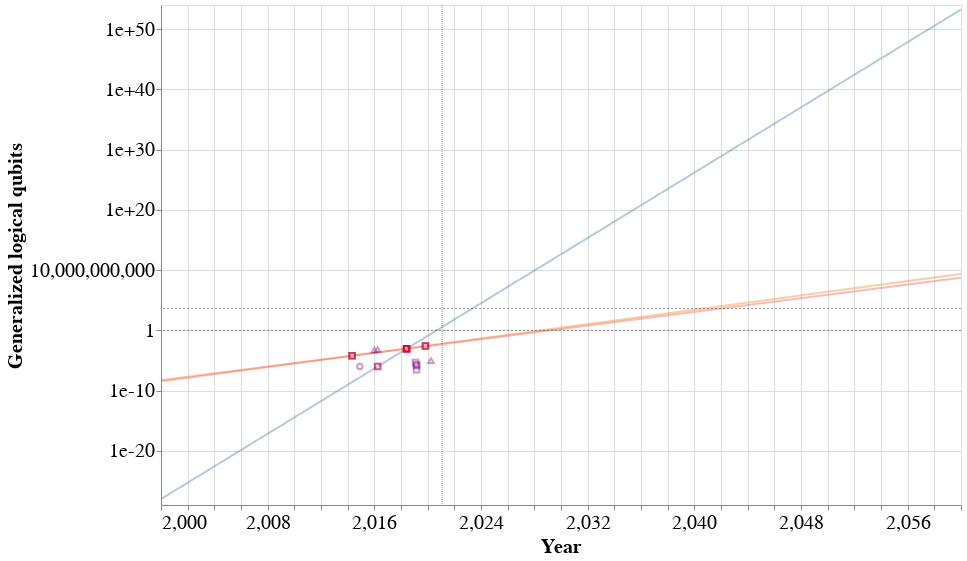

Notebook code cell kept with this figure:
### Code cell
#@markdown Visualize extrapolation
target = "Generalized logical qubits" #@param ["Physical qubits", "Average two-qubit gate error rate", "Generalized logical qubits"]
domain_map = {
    "Generalized logical qubits" : [1E-07, 1e6],
    "Average two-qubit gate error rate" : [1e-6, 1],
    "Physical qubits" : [1,1e8],
}

###########################################################
# PREPARE THE DATA WE NEED
predictions_df_hat = predictions_df[predictions_df['variable'] == target]

data_labels_df_hat = data_labels_df[data_labels_df['Metric'] == target]
df_data = pd.melt(data_labels_df_hat, 
                  id_vars=['Year', 'Model', 'Source', 'Technology', 'Metric'], 
                  value_vars=[target])

##########################################################################
# DATA VISUALIZATION
alt.data_transformers.disable_max_rows()

# plot trajectories
predictions_alt = alt.Chart(predictions_df_hat).transform_filter(
    alt.FieldGTPredicate(field='value', gt=0.)
  ).mark_line().encode(
      x="Year",
      y = alt.Y('value', 
                scale=alt.Scale(type='log'), 
                title=target),
      color=alt.Color("Model", legend=None),
  )

# Create a selection that chooses the nearest point & selects based on x-value
nearest = alt.selection(type='single', nearest=True, on='mouseover',
                        fields=['Year'], empty='none')

# Transparent selectors across the chart. This is what tells us
# the x-value of the cursor
selectors = alt.Chart(predictions_df_hat).mark_point().encode(
    x='Year:Q',
    opacity=alt.value(0),
).add_selection(
    nearest
)

# Draw points on the line, and highlight based on selection
points = predictions_alt.mark_point().encode(
    opacity=alt.condition(nearest, alt.value(1), alt.value(0))
)

# Draw text labels near the points, and highlight based on selection
text = predictions_alt.mark_text(align='left', dx=5, dy=-5).encode(
    text=alt.condition(nearest, 'value:Q', alt.value(' '))
)

# Draw a rule at the location of the selection
rules = alt.Chart(predictions_df_hat).mark_rule(color='gray').encode(
    x='Year:Q',
).transform_filter(
    nearest
)

# Plot data horizon
data_horizon_df = pd.DataFrame([{"Year": th.year + th.month/12} for th in data_horizon[1:]])
data_horizon_alt = alt.Chart(data_horizon_df).mark_rule(color='black', strokeDash=[1,1]).encode(
    x='Year:Q'
)

# Plot thresholds
if target == "Generalized logical qubits":
  threshold_df = pd.DataFrame([{"threshold": th, "variable": "Generalized logical qubits"} for th in glq_thresholds])
else: threshold_df = pd.DataFrame()
threshold_alt = alt.Chart(threshold_df).mark_rule(color='black', strokeDash=[2,2]).encode(
    y='threshold:Q'
)

# Plot dataset
input_dropdown = alt.binding_select(options=list(df_data['Model'].unique()))
selection2 = alt.selection_single(fields=['Model'], 
                                 bind=input_dropdown, 
                                 name='Dataset ')
color_cond = alt.condition(selection2,
                    alt.value('purple'),
                    alt.value('lightgray'))

raw_data_alt = alt.Chart(df).transform_filter(
    alt.FieldGTPredicate(field=target, gt=0.)
).mark_point().encode(
      x="Year",
      y = alt.Y(target, scale=alt.Scale(type='log')),#, domain=domain_map[target])),
      tooltip = 'Source',
      shape = alt.Shape('Technology', legend=None),
      color = color_cond
  )

model_data_alt = alt.Chart(df_data).transform_filter(
    alt.FieldGTPredicate(field='value', gt=0.)
).mark_point().encode(
      x="Year",
      y = alt.Y('value', scale=alt.Scale(type='log')),#, domain=domain_map[target])),
      tooltip = 'Source',
      shape = alt.Shape('Technology', legend=None),
  ).add_selection(selection2)

# Put the five layers into a chart and bind the data
chart = alt.layer(
    predictions_alt, data_horizon_alt, threshold_alt, 
    model_data_alt, raw_data_alt,
    #selectors, points, rules, text, # comment this line to disable the vertical tooltip
).properties(
    width=800, height=500
).interactive(
).configure_axis(
    grid=True,
    labelFontSize=20,
    titleFontSize=20
).configure_legend(
    titleFontSize=20,
    labelFontSize = 18,
    gradientLength=400,
    gradientThickness=30
).configure_mark(
    opacity=0.4,
    color='red'
)

chart
